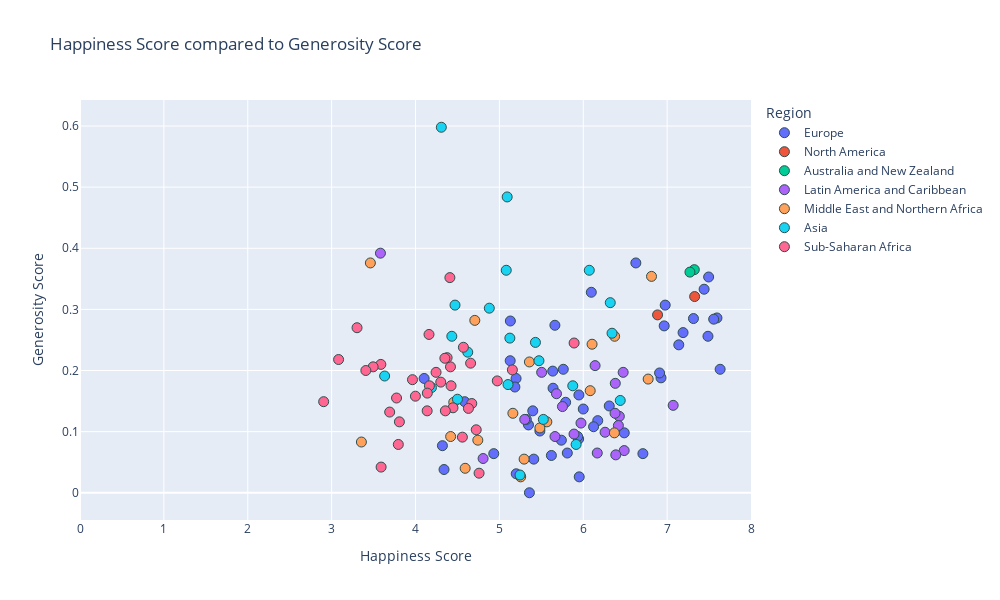

This figure's notebook cell:
### Code cell
#happiness score vs generosity

#establish x and y values
x_values = merged_2018["Score"]
y_values = merged_2018["Generosity"]

#px.scatter
fig = px.scatter(merged_2018, x_values, y_values, color="Region", hover_name="Country or region",
                range_x=[0,8], title="Happiness Score compared to Generosity Score",
                width= 1000, height =600) # use trendline="ols" to see all lin reg equations

#set axes labels
fig.update_xaxes(title_text='Happiness Score')
fig.update_yaxes(title_text='Generosity Score')


#formatting
#marker size and colors
fig.update_traces(marker=dict(size=10,
                              line=dict(width=1, 
                                        color='DarkSlateGrey')))

#linear regression
#use linregress from dependencies to inplement linear regression
(slope, intercept, rvalue, pvalue, stderr) = linregress(x_values, y_values)
regress_values = x_values * slope + intercept

#print out all variables calculated above (rvalue, pvalue...)
print(f"slope:{round(slope, 2)}")
print(f"intercept:{round(intercept,2)}")
res = sts.linregress(x_values, y_values)
print(f"R-squared: {res.rvalue**2:.4f}")


#print out line eq for reference
line_eq = (f"y={round(slope, 2)}x + {round(intercept, 2)}")
print(line_eq)

fig.show()

### Figure 1 — Plotly figure (JSON) as saved in the notebook; plotly's stock layout.template omitted (floating-point values rounded to 4 significant figures)
{"data": [{"hovertemplate": "<b>%{hovertext}</b><br><br>Region=Europe<br>Score=%{x}<br>Generosity=%{y}<extra></extra>", "hovertext": ["Finland", "Norway", "Denmark", "Iceland", "Switzerland", "Netherlands", "Sweden", "United Kingdom", "Austria", "Ireland", "Germany", "Belgium", "Luxembourg", "Czech Republic", "Malta", "France", "Spain", "Slovakia", "Poland", "Uzbekistan", "Italy", "Lithuania", "Slovenia", "Romania", "Latvia", "Russia", "Kazakhstan", "Cyprus", "Estonia", "Kosovo", "Moldova", "Turkmenistan", "Hungary", "Belarus", "Portugal", "Serbia", "Greece", "Montenegro", "Croatia", "Azerbaijan", "Tajikistan", "Macedonia", "Kyrgyzstan", "Bosnia and Herzegovina", "Bulgaria", "Albania", "Georgia", "Armenia", "Ukraine"], "legendgroup": "Europe", "marker": {"color": "#636efa", "line": {"color": "DarkSlateGrey", "width": 1}, "size": 10, "symbol": "circle"}, "mode": "markers", "name": "Europe", "orientation": "v", "showlegend": true, "type": "scatter", "x": [7.632, 7.594, 7.555, 7.495, 7.487, 7.441, 7.314, 7.19, 7.139, 6.977, 6.965, 6.927, 6.91, 6.711, 6.627, 6.489, 6.31, 6.173, 6.123, 6.096, 6, 5.952, 5.948, 5.945, 5.933, 5.81, 5.79, 5.762, 5.739, 5.662, 5.64, 5.636, 5.62, 5.483, 5.41, 5.398, 5.358, 5.347, 5.321, 5.201, 5.199, 5.185, 5.131, 5.129, 4.933, 4.586, 4.34, 4.321, 4.103], "xaxis": "x", "y": [0.202, 0.286, 0.284, 0.353, 0.256, 0.333, 0.285, 0.262, 0.242, 0.307, 0.273, 0.188, 0.196, 0.064, 0.376, 0.098, 0.142, 0.118, 0.108, 0.328, 0.137, 0.026, 0.16, 0.088, 0.092, 0.065, 0.148, 0.202, 0.086, 0.274, 0.171, 0.199, 0.061, 0.101, 0.055, 0.134, 0, 0.111, 0.12, 0.031, 0.187, 0.173, 0.281, 0.216, 0.064, 0.149, 0.038, 0.077, 0.187], "yaxis": "y"}, {"hovertemplate": "<b>%{hovertext}</b><br><br>Region=North America<br>Score=%{x}<br>Generosity=%{y}<extra></extra>", "hovertext": ["Canada", "United States"], "legendgroup": "North America", "marker": {"color": "#EF553B", "line": {"color": "DarkSlateGrey", "width": 1}, "size": 10, "symbol": "circle"}, "mode": "markers", "name": "North America", "orientation": "v", "showlegend": true, "type": "scatter", "x": [7.328, 6.886], "xaxis": "x", "y": [0.321, 0.291], "yaxis": "y"}, {"hovertemplate": "<b>%{hovertext}</b><br><br>Region=Australia and New Zealand<br>Score=%{x}<br>Generosity=%{y}<extra></extra>", "hovertext": ["New Zealand", "Australia"], "legendgroup": "Australia and New Zealand", "marker": {"color": "#00cc96", "line": {"color": "DarkSlateGrey", "width": 1}, "size": 10, "symbol": "circle"}, "mode": "markers", "name": "Australia and New Zealand", "orientation": "v", "showlegend": true, "type": "scatter", "x": [7.324, 7.272], "xaxis": "x", "y": [0.365, 0.361], "yaxis": "y"}, {"hovertemplate": "<b>%{hovertext}</b><br><br>Region=Latin America and Caribbean<br>Score=%{x}<br>Generosity=%{y}<extra></extra>", "hovertext": ["Costa Rica", "Mexico", "Chile", "Panama", "Brazil", "Argentina", "Guatemala", "Uruguay", "Colombia", "El Salvador", "Nicaragua", "Ecuador", "Jamaica", "Bolivia", "Paraguay", "Peru", "Honduras", "Dominican Republic", "Venezuela", "Haiti"], "legendgroup": "Latin America and Caribbean", "marker": {"color": "#ab63fa", "line": {"color": "DarkSlateGrey", "width": 1}, "size": 10, "symbol": "circle"}, "mode": "markers", "name": "Latin America and Caribbean", "orientation": "v", "showlegend": true, "type": "scatter", "x": [7.072, 6.488, 6.476, 6.43, 6.419, 6.388, 6.382, 6.379, 6.26, 6.167, 6.141, 5.973, 5.89, 5.752, 5.681, 5.663, 5.504, 5.302, 4.806, 3.582], "xaxis": "x", "y": [0.143, 0.069, 0.197, 0.125, 0.11, 0.062, 0.179, 0.13, 0.099, 0.065, 0.208, 0.114, 0.096, 0.141, 0.162, 0.092, 0.197, 0.12, 0.056, 0.392], "yaxis": "y"}, {"hovertemplate": "<b>%{hovertext}</b><br><br>Region=Middle East and Northern Africa<br>Score=%{x}<br>Generosity=%{y}<extra></extra>", "hovertext": ["Israel", "United Arab Emirates", "Qatar", "Saudi Arabia", "Bahrain", "Kuwait", "Libya", "Turkey", "Lebanon", "Algeria", "Morocco", "Jordan", "Palestinian Territories", "Iran", "Tunisia", "Iraq", "Egypt", "Syria", "Yemen"], "legendgroup": "Middle East and Northern Africa", "marker": {"color": "#FFA15A", "line": {"color": "DarkSlateGrey", "width": 1}, "size": 10, "symbol": "circle"}, "mode": "markers", "name": "Middle East and Northern Africa", "orientation": "v", "showlegend": true, "type": "scatter", "x": [6.814, 6.774, 6.374, 6.371, 6.105, 6.083, 5.566, 5.483, 5.358, 5.295, 5.254, 5.161, 4.743, 4.707, 4.592, 4.456, 4.419, 3.462, 3.355], "xaxis": "x", "y": [0.354, 0.186, 0.256, 0.098, 0.243, 0.167, 0.116, 0.106, 0.214, 0.055, 0.026, 0.13, 0.086, 0.282, 0.04, 0.148, 0.092, 0.376, 0.083], "yaxis": "y"}, {"hovertemplate": "<b>%{hovertext}</b><br><br>Region=Asia<br>Score=%{x}<br>Generosity=%{y}<extra></extra>", "hovertext": ["Taiwan", "Singapore", "Malaysia", "Thailand", "Japan", "South Korea", "Philippines", "Pakistan", "Hong Kong", "China", "Mongolia", "Vietnam", "Indonesia", "Bhutan", "Nepal", "Laos", "Bangladesh", "Sri Lanka", "Cambodia", "Myanmar", "India", "Afghanistan"], "legendgroup": "Asia", "marker": {"color": "#19d3f3", "line": {"color": "DarkSlateGrey", "width": 1}, "size": 10, "symbol": "circle"}, "mode": "markers", "name": "Asia", "orientation": "v", "showlegend": true, "type": "scatter", "x": [6.441, 6.343, 6.322, 6.072, 5.915, 5.875, 5.524, 5.472, 5.43, 5.246, 5.125, 5.103, 5.093, 5.082, 4.88, 4.623, 4.5, 4.471, 4.433, 4.308, 4.19, 3.632], "xaxis": "x", "y": [0.151, 0.261, 0.311, 0.364, 0.079, 0.175, 0.12, 0.216, 0.246, 0.029, 0.253, 0.177, 0.484, 0.364, 0.302, 0.23, 0.153, 0.307, 0.256, 0.598, 0.172, 0.191], "yaxis": "y"}, {"hovertemplate": "<b>%{hovertext}</b><br><br>Region=Sub-Saharan Africa<br>Score=%{x}<br>Generosity=%{y}<extra></extra>", "hovertext": ["Mauritius", "Nigeria", "Cameroon", "Gabon", "South Africa", "Ivory Coast", "Ghana", "Senegal", "Sierra Leone", "Congo (Brazzaville)", "Mali", "Burkina Faso", "Mozambique", "Kenya", "Zambia", "Mauritania", "Ethiopia", "Chad", "Congo (Kinshasa)", "Niger", "Uganda", "Benin", "Sudan", "Togo", "Guinea", "Lesotho", "Angola", "Madagascar", "Zimbabwe", "Botswana", "Malawi", "Liberia", "Rwanda", "Tanzania", "Central African Republic", "Burundi"], "legendgroup": "Sub-Saharan Africa", "marker": {"color": "#FF6692", "line": {"color": "DarkSlateGrey", "width": 1}, "size": 10, "symbol": "circle"}, "mode": "markers", "name": "Sub-Saharan Africa", "orientation": "v", "showlegend": true, "type": "scatter", "x": [5.891, 5.155, 4.975, 4.758, 4.724, 4.671, 4.657, 4.631, 4.571, 4.559, 4.447, 4.424, 4.417, 4.41, 4.377, 4.356, 4.35, 4.301, 4.245, 4.166, 4.161, 4.141, 4.139, 3.999, 3.964, 3.808, 3.795, 3.774, 3.692, 3.59, 3.587, 3.495, 3.408, 3.303, 3.083, 2.905], "xaxis": "x", "y": [0.245, 0.201, 0.183, 0.032, 0.103, 0.146, 0.212, 0.138, 0.238, 0.091, 0.139, 0.175, 0.206, 0.352, 0.221, 0.134, 0.22, 0.181, 0.197, 0.175, 0.259, 0.163, 0.134, 0.158, 0.185, 0.116, 0.079, 0.155, 0.132, 0.042, 0.21, 0.206, 0.2, 0.27, 0.218, 0.149], "yaxis": "y"}], "layout": {"height": 600, "legend": {"title": {"text": "Region"}, "tracegroupgap": 0}, "title": {"text": "Happiness Score compared to Generosity Score"}, "width": 1000, "xaxis": {"anchor": "y", "domain": [0, 1], "range": [0, 8], "title": {"text": "Happiness Score"}}, "yaxis": {"anchor": "x", "domain": [0, 1], "title": {"text": "Generosity Score"}}}}
